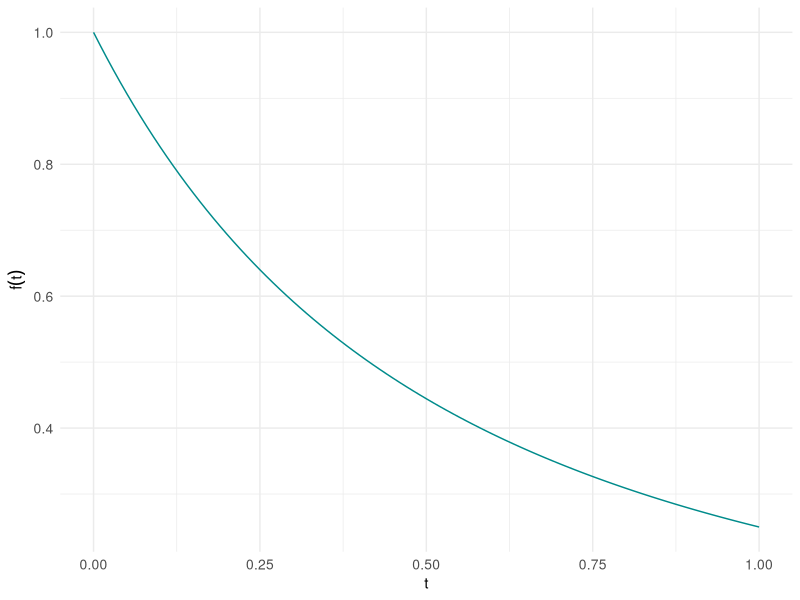
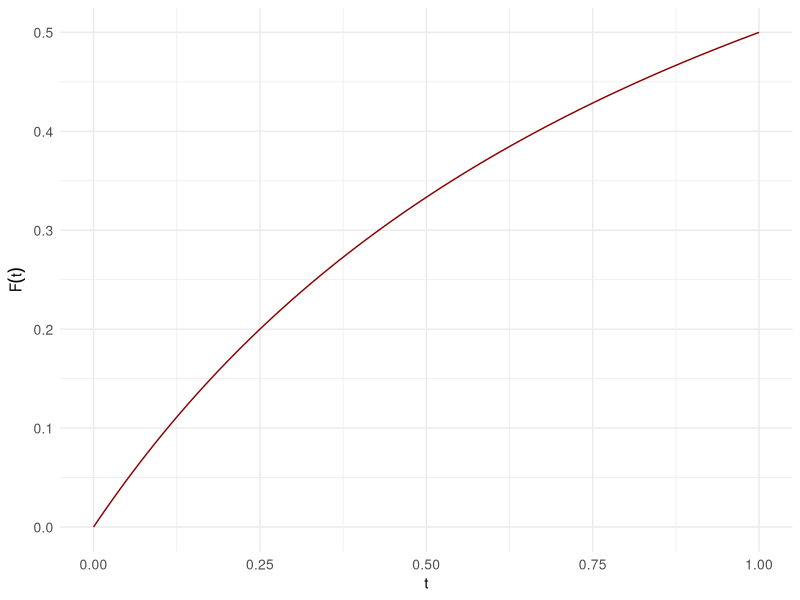
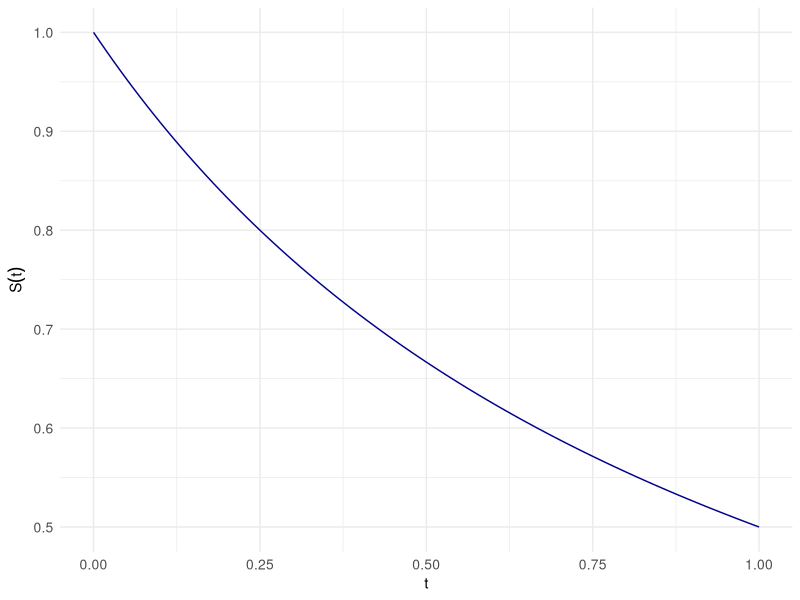
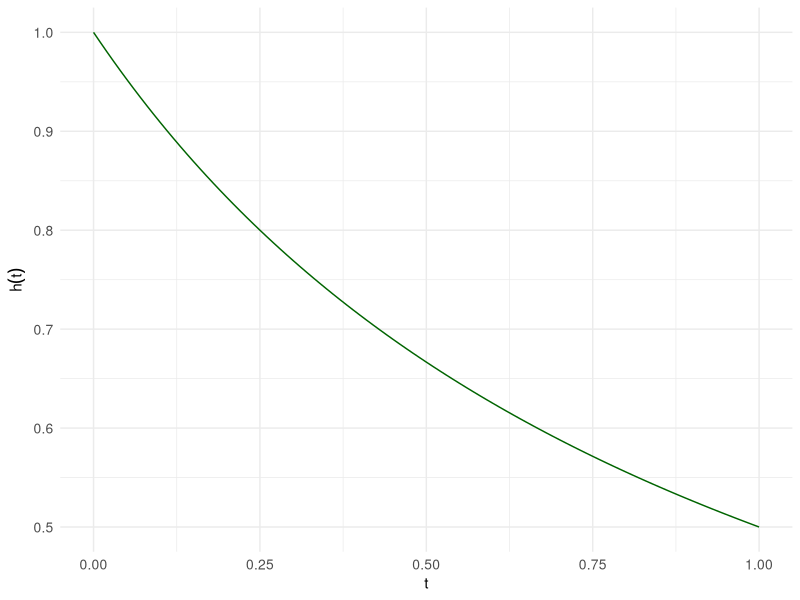
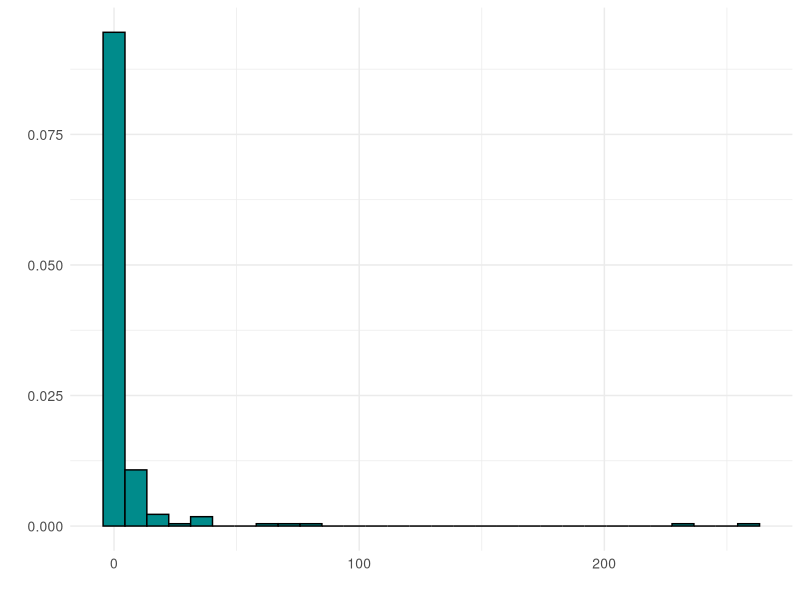
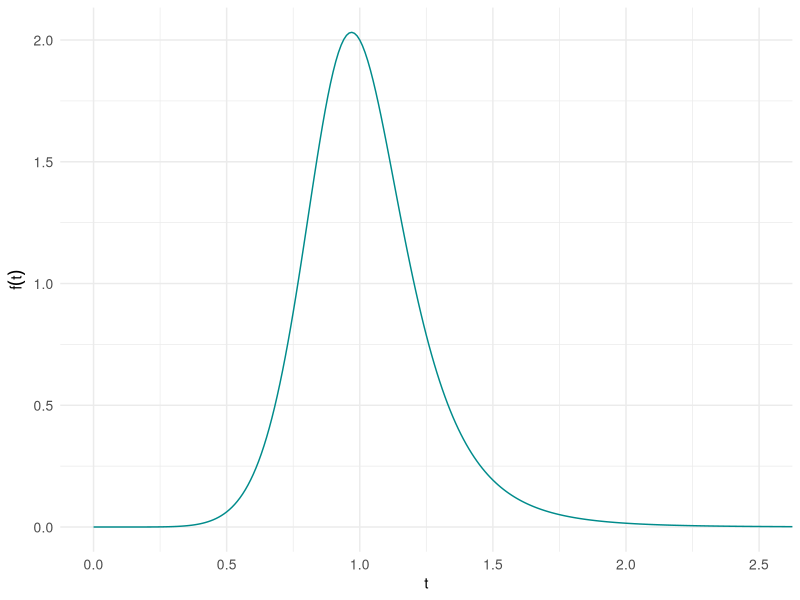
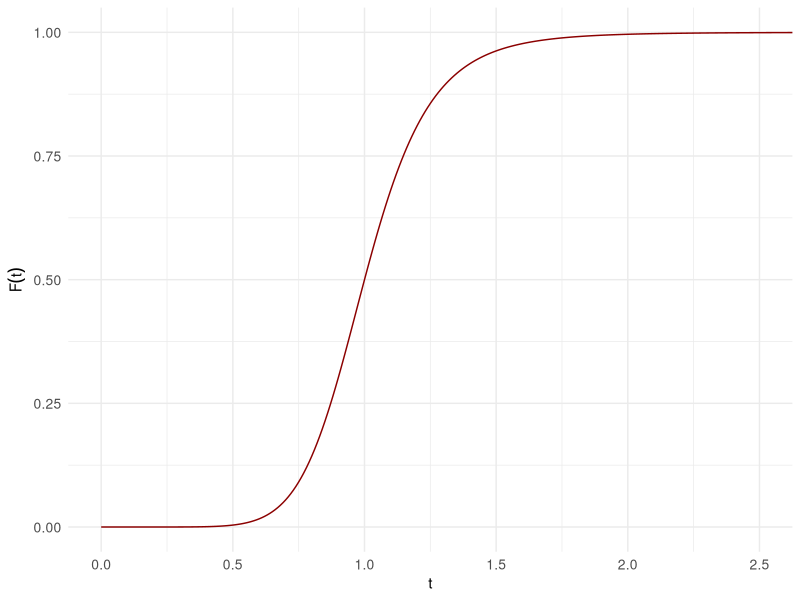
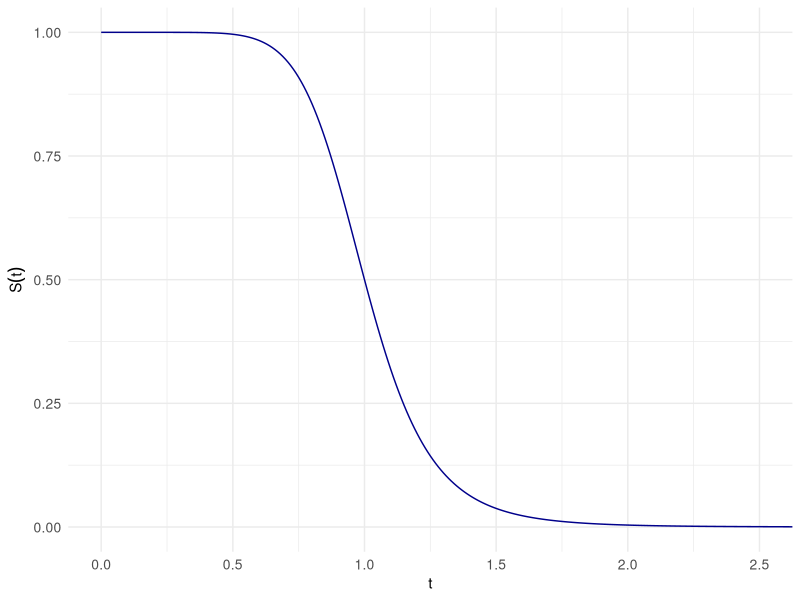

The R script that drew these images, in order:
##################################################################
# Log-logistic distribution                 
# Author: Jose Antonio Perusquia Cortes
# Afil: Facultad de Ciencias - UNAM
# Module: Survival analysis 
##################################################################

##################################################################
# Required libraries
library(ggplot2)        # Version 3.5.2  
library(ggthemes)       # Version 5.1.0
library(tidyr)          # Version 1.3.1
library(dplyr)          # Version 1.1.4
##################################################################

##################################################################
# Base theme for the plots
theme_plots = theme_minimal()+
  theme(axis.title.x = element_text(size = 11),
        axis.title.y = element_text(size = 11),
        axis.text.x = element_text(size=10),
        axis.text.y = element_text(size=10))

theme_set(theme_plots)
##################################################################

##################################################################
# Density, distribution function, quantile function and random
# generation for the normal distribution with parameters
# kappa > 0 and theta in R

# Density with default kappa=theta=0
dloglogistic = function(t,kappa = 1, theta = 0){
  num = kappa*(t^(kappa-1))*exp(theta)
  den = (1 + exp(theta)*(t^(kappa)))^2
  return(num/den)
}

# Distribution function with default kappa=theta=1 and lower.tail=T
# otherwise it calculates P(T>t)
ploglogistic = function(t,kappa = 1, theta = 0, lower.tail = T){
  num = exp(theta)*(t^kappa)
  den = 1 + exp(theta)*(t^kappa)
  if(lower.tail){
    return(num/den)
  }else{
    return(1/den)
  }
}

# Quantile function with default values kappa = 1 = theta and
# lower.tail = T otherwise it obtains the value t such that
# P(T>t) = q
qloglogistic = function(q,kappa = 1, theta = 0, lower.tail = T){
  if(lower.tail){
    num = q/(1-q)
    den = exp(theta)
    return((num/den)^(1/kappa))
  }else{
    num = (1-q)/q
    den = exp(theta)
    return((num/den)^(1/kappa))
  }
}

# Random generation for the loglogistic distribution with default 
# kappa = 1 = theta
rloglogistic = function(n, kappa = 1, theta = 0){
  u = runif(n)
  t = ((u/(1-u))*exp(-theta))^(1/kappa)
  return(t)
}
##################################################################

##################################################################
# Loglogistic with kappa = 1 (no finite mean) and theta = 0 
t = seq(0,1,by=.01)

# Density, distribution, survival and hazard
ft = dloglogistic(t)
Ft = ploglogistic(t)
St = 1-Ft
ht = ft/St

# Plots
df_loglogistic = data.frame(t,ft,Ft,St,ht)

# Density
ggplot(data=df_loglogistic,aes(x=t,y=ft))+
  geom_line(col='cyan4')+
  labs(x=expression(t),y=expression(f(t)))

# Distribution
ggplot(data=df_loglogistic,aes(x=t,y=Ft))+
  geom_line(col='darkred')+
  labs(x=expression(t),y=expression(F(t)))

# Survival
ggplot(data=df_loglogistic,aes(x=t,y=St))+
  geom_line(col='blue4')+
  labs(x=expression(t),y=expression(S(t)))

# Hazard
ggplot(data=df_loglogistic,aes(x=t,y=ht))+
  geom_line(col='darkgreen')+
  labs(x=expression(t),y=expression(h(t)))

# Random sample
set.seed(314159)
t = data.frame(x=rloglogistic(250))
ggplot(data = t, aes(x=x,y=after_stat(density)))+
  geom_histogram(col='black',fill='cyan4')+
  labs(x='',y='')
##################################################################

##################################################################
# Log-logistic with kappa = 8 (finite mean) and theta = 0
kappa = 8
theta = 0
t = seq(0,10,by=.01)

# Density, distribution, survival and hazard
ft = dloglogistic(t,kappa = kappa, theta = theta)
Ft = ploglogistic(t,kappa = kappa, theta = theta)
St = 1-Ft
ht = ft/St;ht

# Plots
df_loglogistic = data.frame(t,ft,Ft,St,ht)

# Density
ggplot(data=df_loglogistic,aes(x=t,y=ft))+
  geom_line(col='cyan4')+
  labs(x=expression(t),y=expression(f(t)))+
  coord_cartesian(x=c(0,2.5))

# Distribution
ggplot(data=df_loglogistic,aes(x=t,y=Ft))+
  geom_line(col='darkred')+
  labs(x=expression(t),y=expression(F(t)))+
  coord_cartesian(x=c(0,2.5))

# Survival
ggplot(data=df_loglogistic,aes(x=t,y=St))+
  geom_line(col='blue4')+
  labs(x=expression(t),y=expression(S(t)))+
  coord_cartesian(x=c(0,2.5))

# Hazard
ggplot(data=df_loglogistic,aes(x=t,y=ht))+
  geom_line(col='darkgreen')+
  labs(x=expression(t),y=expression(h(t)))

##################################################################
